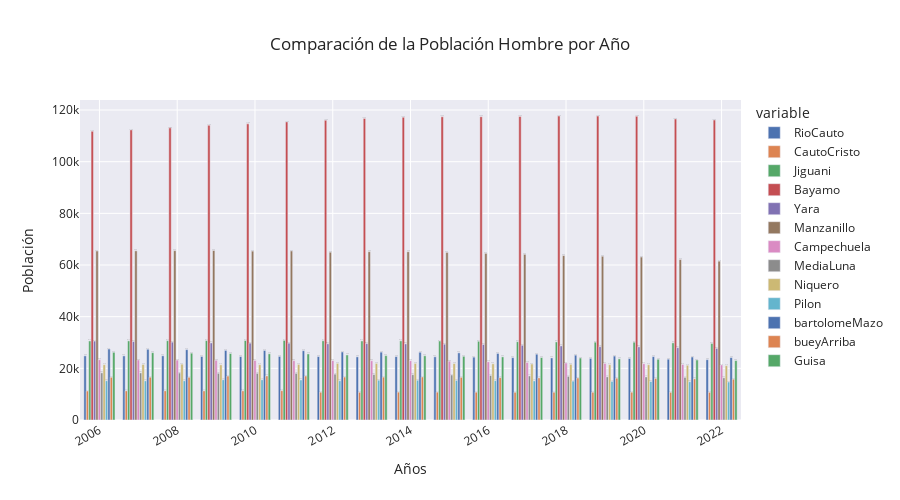
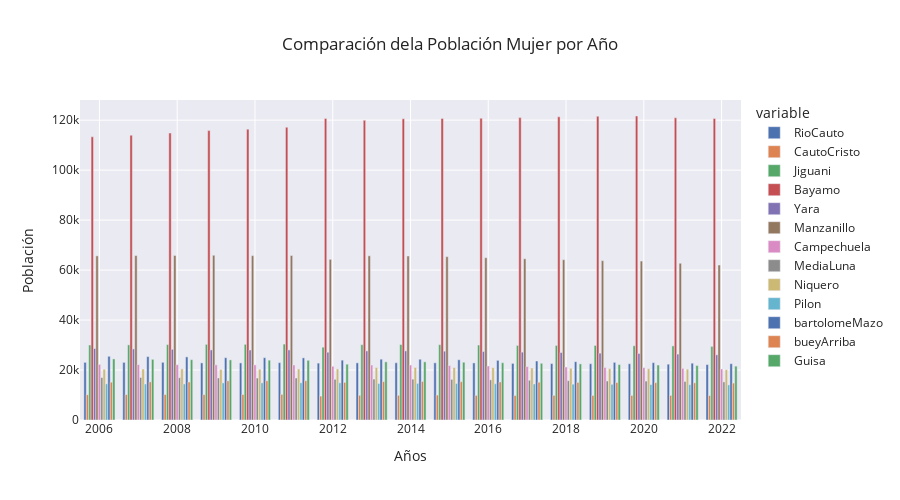

Write notebook code for charts like these, in order.
### Code cell
#lista años del 2006 hasta el 2022
años=[x for x in granma['años']if x>=2006]

# Crear un DataFrame con los datos de población Hombre
df = pd.DataFrame(listaH, index=granma['listamunis'],
                  columns=años)
#Crear un DataFrame con los datos de población Mujer
df1 = pd.DataFrame(listaM, index=granma['listamunis'],
                  columns=años)

# Transponer el DataFrame para que los años estén en el eje x
df = df.transpose()

df1 = df1.transpose()

# Crear el gráfico de barras de hombres 
fig = px.bar(df, x=df.index, y=df.columns, barmode='group', labels={'index': 'Años', 'value': 'Población'},
             title='Comparación de la Población Hombre por Año', height=500,template='seaborn',text_auto='.2s')

fig.update_layout(xaxis_tickangle=-45)

# grafico de barras de mujeres
fig1 = px.bar(df1 , x=df1.index, y=df1.columns, barmode='group', labels={'index': 'Años', 'value': 'Población'},
             title='Comparación dela Población Mujer por Año', height=500, template='seaborn')# para ver los valores en las mismas barras con 5 decimales(text_auto='.5s')

fig.update_layout(xaxis_tickangle=-30)

# Mostrar el gráfico 
fig.show()
fig1.show()

### Figure 1 — Plotly figure (JSON) as saved in the notebook; plotly's stock layout.template omitted (floating-point values rounded to 4 significant figures)
{"data": [{"alignmentgroup": "True", "hovertemplate": "variable=RioCauto<br>Años=%{x}<br>Población=%{y}<extra></extra>", "legendgroup": "RioCauto", "marker": {"color": "rgb(76,114,176)", "pattern": {"shape": ""}}, "name": "RioCauto", "offsetgroup": "RioCauto", "orientation": "v", "showlegend": true, "textposition": "auto", "texttemplate": "%{y:.2s}", "type": "bar", "x": [2006, 2007, 2008, 2009, 2010, 2011, 2012, 2013, 2014, 2015, 2016, 2017, 2018, 2019, 2020, 2021, 2022], "xaxis": "x", "y": [24848, 24829, 24864, 24601, 24563, 24629, 24563, 24459, 24560, 24488, 24343, 24145, 24032, 23863, 23815, 23542, 23363], "yaxis": "y"}, {"alignmentgroup": "True", "hovertemplate": "variable=CautoCristo<br>Años=%{x}<br>Población=%{y}<extra></extra>", "legendgroup": "CautoCristo", "marker": {"color": "rgb(221,132,82)", "pattern": {"shape": ""}}, "name": "CautoCristo", "offsetgroup": "CautoCristo", "orientation": "v", "showlegend": true, "textposition": "auto", "texttemplate": "%{y:.2s}", "type": "bar", "x": [2006, 2007, 2008, 2009, 2010, 2011, 2012, 2013, 2014, 2015, 2016, 2017, 2018, 2019, 2020, 2021, 2022], "xaxis": "x", "y": [11222, 11292, 11310, 11274, 11296, 11368, 10767, 10729, 10793, 10784, 10772, 10749, 10756, 10748, 10770, 10728, 10710], "yaxis": "y"}, {"alignmentgroup": "True", "hovertemplate": "variable=Jiguani<br>Años=%{x}<br>Población=%{y}<extra></extra>", "legendgroup": "Jiguani", "marker": {"color": "rgb(85,168,104)", "pattern": {"shape": ""}}, "name": "Jiguani", "offsetgroup": "Jiguani", "orientation": "v", "showlegend": true, "textposition": "auto", "texttemplate": "%{y:.2s}", "type": "bar", "x": [2006, 2007, 2008, 2009, 2010, 2011, 2012, 2013, 2014, 2015, 2016, 2017, 2018, 2019, 2020, 2021, 2022], "xaxis": "x", "y": [30607, 30636, 30712, 30743, 30768, 30821, 30682, 30608, 30652, 30595, 30484, 30314, 30236, 30135, 30129, 29870, 29651], "yaxis": "y"}, {"alignmentgroup": "True", "hovertemplate": "variable=Bayamo<br>Años=%{x}<br>Población=%{y}<extra></extra>", "legendgroup": "Bayamo", "marker": {"color": "rgb(196,78,82)", "pattern": {"shape": ""}}, "name": "Bayamo", "offsetgroup": "Bayamo", "orientation": "v", "showlegend": true, "textposition": "auto", "texttemplate": "%{y:.2s}", "type": "bar", "x": [2006, 2007, 2008, 2009, 2010, 2011, 2012, 2013, 2014, 2015, 2016, 2017, 2018, 2019, 2020, 2021, 2022], "xaxis": "x", "y": [111777, 112315, 113097, 114104, 114655, 115407, 116036, 116754, 117211, 117399, 117427, 117515, 117689, 117650, 117563, 116548, 116131], "yaxis": "y"}, {"alignmentgroup": "True", "hovertemplate": "variable=Yara<br>Años=%{x}<br>Población=%{y}<extra></extra>", "legendgroup": "Yara", "marker": {"color": "rgb(129,114,179)", "pattern": {"shape": ""}}, "name": "Yara", "offsetgroup": "Yara", "orientation": "v", "showlegend": true, "textposition": "auto", "texttemplate": "%{y:.2s}", "type": "bar", "x": [2006, 2007, 2008, 2009, 2010, 2011, 2012, 2013, 2014, 2015, 2016, 2017, 2018, 2019, 2020, 2021, 2022], "xaxis": "x", "y": [30557, 30364, 30150, 29856, 29765, 29742, 29515, 29586, 29471, 29337, 29224, 28932, 28699, 28414, 28339, 28000, 27724], "yaxis": "y"}, {"alignmentgroup": "True", "hovertemplate": "variable=Manzanillo<br>Años=%{x}<br>Población=%{y}<extra></extra>", "legendgroup": "Manzanillo", "marker": {"color": "rgb(147,120,96)", "pattern": {"shape": ""}}, "name": "Manzanillo", "offsetgroup": "Manzanillo", "orientation": "v", "showlegend": true, "textposition": "auto", "texttemplate": "%{y:.2s}", "type": "bar", "x": [2006, 2007, 2008, 2009, 2010, 2011, 2012, 2013, 2014, 2015, 2016, 2017, 2018, 2019, 2020, 2021, 2022], "xaxis": "x", "y": [65427, 65499, 65577, 65621, 65384, 65443, 64957, 65166, 65153, 64886, 64518, 64135, 63659, 63398, 63090, 62115, 61495], "yaxis": "y"}, {"alignmentgroup": "True", "hovertemplate": "variable=Campechuela<br>Años=%{x}<br>Población=%{y}<extra></extra>", "legendgroup": "Campechuela", "marker": {"color": "rgb(218,139,195)", "pattern": {"shape": ""}}, "name": "Campechuela", "offsetgroup": "Campechuela", "orientation": "v", "showlegend": true, "textposition": "auto", "texttemplate": "%{y:.2s}", "type": "bar", "x": [2006, 2007, 2008, 2009, 2010, 2011, 2012, 2013, 2014, 2015, 2016, 2017, 2018, 2019, 2020, 2021, 2022], "xaxis": "x", "y": [23345, 23236, 23196, 23129, 23056, 22969, 23009, 22950, 22963, 22773, 22546, 22278, 22067, 21899, 21792, 21486, 21300], "yaxis": "y"}, {"alignmentgroup": "True", "hovertemplate": "variable=MediaLuna<br>Años=%{x}<br>Población=%{y}<extra></extra>", "legendgroup": "MediaLuna", "marker": {"color": "rgb(140,140,140)", "pattern": {"shape": ""}}, "name": "MediaLuna", "offsetgroup": "MediaLuna", "orientation": "v", "showlegend": true, "textposition": "auto", "texttemplate": "%{y:.2s}", "type": "bar", "x": [2006, 2007, 2008, 2009, 2010, 2011, 2012, 2013, 2014, 2015, 2016, 2017, 2018, 2019, 2020, 2021, 2022], "xaxis": "x", "y": [18256, 18243, 18186, 18088, 18070, 18055, 17750, 17608, 17562, 17437, 17248, 17065, 16898, 16719, 16680, 16511, 16342], "yaxis": "y"}, {"alignmentgroup": "True", "hovertemplate": "variable=Niquero<br>Años=%{x}<br>Población=%{y}<extra></extra>", "legendgroup": "Niquero", "marker": {"color": "rgb(204,185,116)", "pattern": {"shape": ""}}, "name": "Niquero", "offsetgroup": "Niquero", "orientation": "v", "showlegend": true, "textposition": "auto", "texttemplate": "%{y:.2s}", "type": "bar", "x": [2006, 2007, 2008, 2009, 2010, 2011, 2012, 2013, 2014, 2015, 2016, 2017, 2018, 2019, 2020, 2021, 2022], "xaxis": "x", "y": [21407, 21520, 21618, 21357, 21429, 21526, 21926, 21913, 21908, 21863, 21767, 21673, 21558, 21418, 21397, 21189, 21046], "yaxis": "y"}, {"alignmentgroup": "True", "hovertemplate": "variable=Pilon<br>Años=%{x}<br>Población=%{y}<extra></extra>", "legendgroup": "Pilon", "marker": {"color": "rgb(100,181,205)", "pattern": {"shape": ""}}, "name": "Pilon", "offsetgroup": "Pilon", "orientation": "v", "showlegend": true, "textposition": "auto", "texttemplate": "%{y:.2s}", "type": "bar", "x": [2006, 2007, 2008, 2009, 2010, 2011, 2012, 2013, 2014, 2015, 2016, 2017, 2018, 2019, 2020, 2021, 2022], "xaxis": "x", "y": [15197, 15164, 15182, 15592, 15588, 15504, 15193, 15410, 15386, 15326, 15245, 15140, 15052, 14962, 14910, 14825, 14704], "yaxis": "y"}, {"alignmentgroup": "True", "hovertemplate": "variable=bartolomeMazo<br>Años=%{x}<br>Población=%{y}<extra></extra>", "legendgroup": "bartolomeMazo", "marker": {"color": "rgb(76,114,176)", "pattern": {"shape": ""}}, "name": "bartolomeMazo", "offsetgroup": "bartolomeMazo", "orientation": "v", "showlegend": true, "textposition": "auto", "texttemplate": "%{y:.2s}", "type": "bar", "x": [2006, 2007, 2008, 2009, 2010, 2011, 2012, 2013, 2014, 2015, 2016, 2017, 2018, 2019, 2020, 2021, 2022], "xaxis": "x", "y": [27486, 27385, 27251, 26951, 26926, 26840, 26335, 26274, 26234, 26004, 25777, 25473, 25105, 24757, 24550, 24380, 24179], "yaxis": "y"}, {"alignmentgroup": "True", "hovertemplate": "variable=bueyArriba<br>Años=%{x}<br>Población=%{y}<extra></extra>", "legendgroup": "bueyArriba", "marker": {"color": "rgb(221,132,82)", "pattern": {"shape": ""}}, "name": "bueyArriba", "offsetgroup": "bueyArriba", "orientation": "v", "showlegend": true, "textposition": "auto", "texttemplate": "%{y:.2s}", "type": "bar", "x": [2006, 2007, 2008, 2009, 2010, 2011, 2012, 2013, 2014, 2015, 2016, 2017, 2018, 2019, 2020, 2021, 2022], "xaxis": "x", "y": [16541, 16575, 16554, 17013, 17053, 17041, 16624, 16602, 16655, 16531, 16426, 16327, 16265, 16191, 16100, 15934, 15796], "yaxis": "y"}, {"alignmentgroup": "True", "hovertemplate": "variable=Guisa<br>Años=%{x}<br>Población=%{y}<extra></extra>", "legendgroup": "Guisa", "marker": {"color": "rgb(85,168,104)", "pattern": {"shape": ""}}, "name": "Guisa", "offsetgroup": "Guisa", "orientation": "v", "showlegend": true, "textposition": "auto", "texttemplate": "%{y:.2s}", "type": "bar", "x": [2006, 2007, 2008, 2009, 2010, 2011, 2012, 2013, 2014, 2015, 2016, 2017, 2018, 2019, 2020, 2021, 2022], "xaxis": "x", "y": [26210, 26071, 25878, 25736, 25640, 25589, 25187, 24929, 24868, 24656, 24448, 24183, 23994, 23690, 23517, 23238, 23006], "yaxis": "y"}], "layout": {"barmode": "group", "height": 500, "legend": {"title": {"text": "variable"}, "tracegroupgap": 0}, "title": {"text": "Comparación de la Población Hombre por Año"}, "xaxis": {"anchor": "y", "domain": [0, 1], "tickangle": -30, "title": {"text": "Años"}}, "yaxis": {"anchor": "x", "domain": [0, 1], "title": {"text": "Población"}}}}

### Figure 2 — Plotly figure (JSON) as saved in the notebook; plotly's stock layout.template omitted (floating-point values rounded to 4 significant figures)
{"data": [{"alignmentgroup": "True", "hovertemplate": "variable=RioCauto<br>Años=%{x}<br>Población=%{y}<extra></extra>", "legendgroup": "RioCauto", "marker": {"color": "rgb(76,114,176)", "pattern": {"shape": ""}}, "name": "RioCauto", "offsetgroup": "RioCauto", "orientation": "v", "showlegend": true, "textposition": "auto", "type": "bar", "x": [2006, 2007, 2008, 2009, 2010, 2011, 2012, 2013, 2014, 2015, 2016, 2017, 2018, 2019, 2020, 2021, 2022], "xaxis": "x", "y": [23070, 23062, 23091, 22858, 22844, 22956, 22769, 22878, 22915, 22893, 22850, 22659, 22579, 22525, 22513, 22343, 22182], "yaxis": "y"}, {"alignmentgroup": "True", "hovertemplate": "variable=CautoCristo<br>Años=%{x}<br>Población=%{y}<extra></extra>", "legendgroup": "CautoCristo", "marker": {"color": "rgb(221,132,82)", "pattern": {"shape": ""}}, "name": "CautoCristo", "offsetgroup": "CautoCristo", "orientation": "v", "showlegend": true, "textposition": "auto", "type": "bar", "x": [2006, 2007, 2008, 2009, 2010, 2011, 2012, 2013, 2014, 2015, 2016, 2017, 2018, 2019, 2020, 2021, 2022], "xaxis": "x", "y": [10098, 10151, 10182, 10152, 10199, 10261, 9573, 9884, 9885, 9980, 9846, 9807, 9859, 9826, 9844, 9845, 9800], "yaxis": "y"}, {"alignmentgroup": "True", "hovertemplate": "variable=Jiguani<br>Años=%{x}<br>Población=%{y}<extra></extra>", "legendgroup": "Jiguani", "marker": {"color": "rgb(85,168,104)", "pattern": {"shape": ""}}, "name": "Jiguani", "offsetgroup": "Jiguani", "orientation": "v", "showlegend": true, "textposition": "auto", "type": "bar", "x": [2006, 2007, 2008, 2009, 2010, 2011, 2012, 2013, 2014, 2015, 2016, 2017, 2018, 2019, 2020, 2021, 2022], "xaxis": "x", "y": [30020, 30073, 30180, 30272, 30285, 30379, 29151, 30160, 30198, 30156, 30002, 29849, 29843, 29843, 29713, 29665, 29466], "yaxis": "y"}, {"alignmentgroup": "True", "hovertemplate": "variable=Bayamo<br>Años=%{x}<br>Población=%{y}<extra></extra>", "legendgroup": "Bayamo", "marker": {"color": "rgb(196,78,82)", "pattern": {"shape": ""}}, "name": "Bayamo", "offsetgroup": "Bayamo", "orientation": "v", "showlegend": true, "textposition": "auto", "type": "bar", "x": [2006, 2007, 2008, 2009, 2010, 2011, 2012, 2013, 2014, 2015, 2016, 2017, 2018, 2019, 2020, 2021, 2022], "xaxis": "x", "y": [113349, 113998, 114872, 115828, 116419, 117168, 120697, 119950, 120578, 120719, 120800, 121029, 121358, 121575, 121673, 120965, 120695], "yaxis": "y"}, {"alignmentgroup": "True", "hovertemplate": "variable=Yara<br>Años=%{x}<br>Población=%{y}<extra></extra>", "legendgroup": "Yara", "marker": {"color": "rgb(129,114,179)", "pattern": {"shape": ""}}, "name": "Yara", "offsetgroup": "Yara", "orientation": "v", "showlegend": true, "textposition": "auto", "type": "bar", "x": [2006, 2007, 2008, 2009, 2010, 2011, 2012, 2013, 2014, 2015, 2016, 2017, 2018, 2019, 2020, 2021, 2022], "xaxis": "x", "y": [28615, 28443, 28300, 28058, 28019, 28047, 27142, 27656, 27663, 27543, 27392, 27168, 27013, 26762, 26629, 26381, 26094], "yaxis": "y"}, {"alignmentgroup": "True", "hovertemplate": "variable=Manzanillo<br>Años=%{x}<br>Población=%{y}<extra></extra>", "legendgroup": "Manzanillo", "marker": {"color": "rgb(147,120,96)", "pattern": {"shape": ""}}, "name": "Manzanillo", "offsetgroup": "Manzanillo", "orientation": "v", "showlegend": true, "textposition": "auto", "type": "bar", "x": [2006, 2007, 2008, 2009, 2010, 2011, 2012, 2013, 2014, 2015, 2016, 2017, 2018, 2019, 2020, 2021, 2022], "xaxis": "x", "y": [65694, 65808, 65848, 65932, 65774, 65839, 64300, 65717, 65640, 65376, 64953, 64532, 64160, 63769, 63617, 62737, 62047], "yaxis": "y"}, {"alignmentgroup": "True", "hovertemplate": "variable=Campechuela<br>Años=%{x}<br>Población=%{y}<extra></extra>", "legendgroup": "Campechuela", "marker": {"color": "rgb(218,139,195)", "pattern": {"shape": ""}}, "name": "Campechuela", "offsetgroup": "Campechuela", "orientation": "v", "showlegend": true, "textposition": "auto", "type": "bar", "x": [2006, 2007, 2008, 2009, 2010, 2011, 2012, 2013, 2014, 2015, 2016, 2017, 2018, 2019, 2020, 2021, 2022], "xaxis": "x", "y": [22257, 22177, 22117, 22076, 22043, 22018, 21491, 21998, 21992, 21795, 21622, 21370, 21196, 21020, 20948, 20666, 20419], "yaxis": "y"}, {"alignmentgroup": "True", "hovertemplate": "variable=MediaLuna<br>Años=%{x}<br>Población=%{y}<extra></extra>", "legendgroup": "MediaLuna", "marker": {"color": "rgb(140,140,140)", "pattern": {"shape": ""}}, "name": "MediaLuna", "offsetgroup": "MediaLuna", "orientation": "v", "showlegend": true, "textposition": "auto", "type": "bar", "x": [2006, 2007, 2008, 2009, 2010, 2011, 2012, 2013, 2014, 2015, 2016, 2017, 2018, 2019, 2020, 2021, 2022], "xaxis": "x", "y": [16981, 17015, 16927, 16827, 16798, 16803, 16286, 16386, 16344, 16261, 16070, 15902, 15739, 15600, 15578, 15429, 15247], "yaxis": "y"}, {"alignmentgroup": "True", "hovertemplate": "variable=Niquero<br>Años=%{x}<br>Población=%{y}<extra></extra>", "legendgroup": "Niquero", "marker": {"color": "rgb(204,185,116)", "pattern": {"shape": ""}}, "name": "Niquero", "offsetgroup": "Niquero", "orientation": "v", "showlegend": true, "textposition": "auto", "type": "bar", "x": [2006, 2007, 2008, 2009, 2010, 2011, 2012, 2013, 2014, 2015, 2016, 2017, 2018, 2019, 2020, 2021, 2022], "xaxis": "x", "y": [20326, 20403, 20492, 20240, 20331, 20437, 20451, 20983, 21032, 21007, 20925, 20812, 20704, 20575, 20549, 20364, 20152], "yaxis": "y"}, {"alignmentgroup": "True", "hovertemplate": "variable=Pilon<br>Años=%{x}<br>Población=%{y}<extra></extra>", "legendgroup": "Pilon", "marker": {"color": "rgb(100,181,205)", "pattern": {"shape": ""}}, "name": "Pilon", "offsetgroup": "Pilon", "orientation": "v", "showlegend": true, "textposition": "auto", "type": "bar", "x": [2006, 2007, 2008, 2009, 2010, 2011, 2012, 2013, 2014, 2015, 2016, 2017, 2018, 2019, 2020, 2021, 2022], "xaxis": "x", "y": [14461, 14418, 14428, 14839, 14882, 14891, 14893, 14612, 14649, 14601, 14507, 14406, 14343, 14286, 14199, 14143, 14048], "yaxis": "y"}, {"alignmentgroup": "True", "hovertemplate": "variable=bartolomeMazo<br>Años=%{x}<br>Población=%{y}<extra></extra>", "legendgroup": "bartolomeMazo", "marker": {"color": "rgb(76,114,176)", "pattern": {"shape": ""}}, "name": "bartolomeMazo", "offsetgroup": "bartolomeMazo", "orientation": "v", "showlegend": true, "textposition": "auto", "type": "bar", "x": [2006, 2007, 2008, 2009, 2010, 2011, 2012, 2013, 2014, 2015, 2016, 2017, 2018, 2019, 2020, 2021, 2022], "xaxis": "x", "y": [25501, 25377, 25256, 24940, 24942, 24866, 23951, 24337, 24320, 24106, 23878, 23616, 23331, 23071, 22957, 22737, 22532], "yaxis": "y"}, {"alignmentgroup": "True", "hovertemplate": "variable=bueyArriba<br>Años=%{x}<br>Población=%{y}<extra></extra>", "legendgroup": "bueyArriba", "marker": {"color": "rgb(221,132,82)", "pattern": {"shape": ""}}, "name": "bueyArriba", "offsetgroup": "bueyArriba", "orientation": "v", "showlegend": true, "textposition": "auto", "type": "bar", "x": [2006, 2007, 2008, 2009, 2010, 2011, 2012, 2013, 2014, 2015, 2016, 2017, 2018, 2019, 2020, 2021, 2022], "xaxis": "x", "y": [15125, 15266, 15204, 15675, 15697, 15713, 15052, 15365, 15436, 15332, 15226, 15136, 15054, 14990, 14937, 14870, 14777], "yaxis": "y"}, {"alignmentgroup": "True", "hovertemplate": "variable=Guisa<br>Años=%{x}<br>Población=%{y}<extra></extra>", "legendgroup": "Guisa", "marker": {"color": "rgb(85,168,104)", "pattern": {"shape": ""}}, "name": "Guisa", "offsetgroup": "Guisa", "orientation": "v", "showlegend": true, "textposition": "auto", "type": "bar", "x": [2006, 2007, 2008, 2009, 2010, 2011, 2012, 2013, 2014, 2015, 2016, 2017, 2018, 2019, 2020, 2021, 2022], "xaxis": "x", "y": [24449, 24280, 24144, 24046, 23940, 23891, 22345, 23280, 23283, 23121, 22927, 22696, 22462, 22192, 22002, 21826, 21560], "yaxis": "y"}], "layout": {"barmode": "group", "height": 500, "legend": {"title": {"text": "variable"}, "tracegroupgap": 0}, "title": {"text": "Comparación dela Población Mujer por Año"}, "xaxis": {"anchor": "y", "domain": [0, 1], "title": {"text": "Años"}}, "yaxis": {"anchor": "x", "domain": [0, 1], "title": {"text": "Población"}}}}
